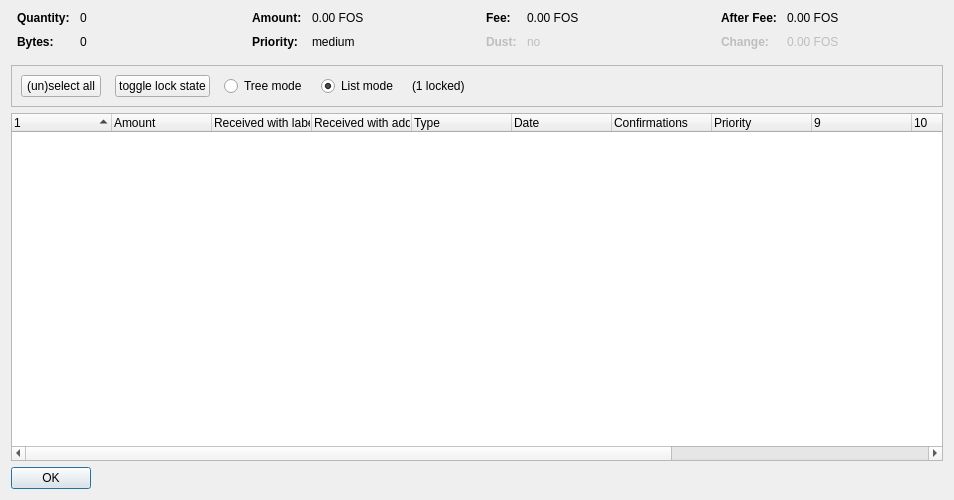
<?xml version="1.0" encoding="UTF-8"?>
<ui version="4.0">
 <class>CoinControlDialog</class>
 <widget class="QDialog" name="CoinControlDialog">
  <property name="geometry">
   <rect>
    <x>0</x>
    <y>0</y>
    <width>954</width>
    <height>500</height>
   </rect>
  </property>
  <property name="windowTitle">
   <string>Coin Selection</string>
  </property>
  <layout class="QVBoxLayout" name="verticalLayout">
   <item>
    <layout class="QHBoxLayout" name="horizontalLayoutTop" stretch="0,0,0,0">
     <property name="topMargin">
      <number>0</number>
     </property>
     <property name="bottomMargin">
      <number>10</number>
     </property>
     <item>
      <layout class="QFormLayout" name="formLayoutCoinControl1">
       <property name="horizontalSpacing">
        <number>10</number>
       </property>
       <property name="verticalSpacing">
        <number>10</number>
       </property>
       <property name="leftMargin">
        <number>6</number>
       </property>
       <property name="rightMargin">
        <number>6</number>
       </property>
       <item row="0" column="0">
        <widget class="QLabel" name="labelCoinControlQuantityText">
         <property name="font">
          <font>
           <weight>75</weight>
           <bold>true</bold>
          </font>
         </property>
         <property name="text">
          <string>Quantity:</string>
         </property>
        </widget>
       </item>
       <item row="0" column="1">
        <widget class="QLabel" name="labelCoinControlQuantity">
         <property name="cursor">
          <cursorShape>IBeamCursor</cursorShape>
         </property>
         <property name="contextMenuPolicy">
          <enum>Qt::ActionsContextMenu</enum>
         </property>
         <property name="text">
          <string notr="true">0</string>
         </property>
         <property name="textInteractionFlags">
          <set>Qt::LinksAccessibleByMouse|Qt::TextSelectableByKeyboard|Qt::TextSelectableByMouse</set>
         </property>
        </widget>
       </item>
       <item row="1" column="0">
        <widget class="QLabel" name="labelCoinControlBytesText">
         <property name="font">
          <font>
           <weight>75</weight>
           <bold>true</bold>
          </font>
         </property>
         <property name="text">
          <string>Bytes:</string>
         </property>
        </widget>
       </item>
       <item row="1" column="1">
        <widget class="QLabel" name="labelCoinControlBytes">
         <property name="cursor">
          <cursorShape>IBeamCursor</cursorShape>
         </property>
         <property name="contextMenuPolicy">
          <enum>Qt::ActionsContextMenu</enum>
         </property>
         <property name="text">
          <string notr="true">0</string>
         </property>
         <property name="textInteractionFlags">
          <set>Qt::LinksAccessibleByMouse|Qt::TextSelectableByKeyboard|Qt::TextSelectableByMouse</set>
         </property>
        </widget>
       </item>
      </layout>
     </item>
     <item>
      <layout class="QFormLayout" name="formLayoutCoinControl2">
       <property name="horizontalSpacing">
        <number>10</number>
       </property>
       <property name="verticalSpacing">
        <number>10</number>
       </property>
       <property name="leftMargin">
        <number>6</number>
       </property>
       <property name="rightMargin">
        <number>6</number>
       </property>
       <item row="0" column="0">
        <widget class="QLabel" name="labelCoinControlAmountText">
         <property name="font">
          <font>
           <weight>75</weight>
           <bold>true</bold>
          </font>
         </property>
         <property name="text">
          <string>Amount:</string>
         </property>
        </widget>
       </item>
       <item row="0" column="1">
        <widget class="QLabel" name="labelCoinControlAmount">
         <property name="cursor">
          <cursorShape>IBeamCursor</cursorShape>
         </property>
         <property name="contextMenuPolicy">
          <enum>Qt::ActionsContextMenu</enum>
         </property>
         <property name="text">
          <string notr="true">0.00 FOS</string>
         </property>
         <property name="textInteractionFlags">
          <set>Qt::LinksAccessibleByMouse|Qt::TextSelectableByKeyboard|Qt::TextSelectableByMouse</set>
         </property>
        </widget>
       </item>
       <item row="1" column="0">
        <widget class="QLabel" name="labelCoinControlPriorityText">
         <property name="font">
          <font>
           <weight>75</weight>
           <bold>true</bold>
          </font>
         </property>
         <property name="text">
          <string>Priority:</string>
         </property>
        </widget>
       </item>
       <item row="1" column="1">
        <widget class="QLabel" name="labelCoinControlPriority">
         <property name="cursor">
          <cursorShape>IBeamCursor</cursorShape>
         </property>
         <property name="contextMenuPolicy">
          <enum>Qt::ActionsContextMenu</enum>
         </property>
         <property name="text">
          <string>medium</string>
         </property>
         <property name="textInteractionFlags">
          <set>Qt::LinksAccessibleByMouse|Qt::TextSelectableByKeyboard|Qt::TextSelectableByMouse</set>
         </property>
        </widget>
       </item>
      </layout>
     </item>
     <item>
      <layout class="QFormLayout" name="formLayoutCoinControl3">
       <property name="horizontalSpacing">
        <number>10</number>
       </property>
       <property name="verticalSpacing">
        <number>10</number>
       </property>
       <property name="leftMargin">
        <number>6</number>
       </property>
       <property name="rightMargin">
        <number>6</number>
       </property>
       <item row="0" column="0">
        <widget class="QLabel" name="labelCoinControlFeeText">
         <property name="font">
          <font>
           <weight>75</weight>
           <bold>true</bold>
          </font>
         </property>
         <property name="text">
          <string>Fee:</string>
         </property>
        </widget>
       </item>
       <item row="0" column="1">
        <widget class="QLabel" name="labelCoinControlFee">
         <property name="cursor">
          <cursorShape>IBeamCursor</cursorShape>
         </property>
         <property name="contextMenuPolicy">
          <enum>Qt::ActionsContextMenu</enum>
         </property>
         <property name="text">
          <string notr="true">0.00 FOS</string>
         </property>
         <property name="textInteractionFlags">
          <set>Qt::LinksAccessibleByMouse|Qt::TextSelectableByKeyboard|Qt::TextSelectableByMouse</set>
         </property>
        </widget>
       </item>
       <item row="1" column="0">
        <widget class="QLabel" name="labelCoinControlLowOutputText">
         <property name="enabled">
          <bool>false</bool>
         </property>
         <property name="font">
          <font>
           <weight>75</weight>
           <bold>true</bold>
          </font>
         </property>
         <property name="text">
          <string>Dust:</string>
         </property>
        </widget>
       </item>
       <item row="1" column="1">
        <widget class="QLabel" name="labelCoinControlLowOutput">
         <property name="enabled">
          <bool>false</bool>
         </property>
         <property name="cursor">
          <cursorShape>IBeamCursor</cursorShape>
         </property>
         <property name="contextMenuPolicy">
          <enum>Qt::ActionsContextMenu</enum>
         </property>
         <property name="text">
          <string>no</string>
         </property>
         <property name="textInteractionFlags">
          <set>Qt::LinksAccessibleByMouse|Qt::TextSelectableByKeyboard|Qt::TextSelectableByMouse</set>
         </property>
        </widget>
       </item>
      </layout>
     </item>
     <item>
      <layout class="QFormLayout" name="formLayoutCoinControl4">
       <property name="horizontalSpacing">
        <number>10</number>
       </property>
       <property name="verticalSpacing">
        <number>10</number>
       </property>
       <property name="leftMargin">
        <number>6</number>
       </property>
       <property name="rightMargin">
        <number>6</number>
       </property>
       <item row="0" column="0">
        <widget class="QLabel" name="labelCoinControlAfterFeeText">
         <property name="font">
          <font>
           <weight>75</weight>
           <bold>true</bold>
          </font>
         </property>
         <property name="text">
          <string>After Fee:</string>
         </property>
        </widget>
       </item>
       <item row="0" column="1">
        <widget class="QLabel" name="labelCoinControlAfterFee">
         <property name="cursor">
          <cursorShape>IBeamCursor</cursorShape>
         </property>
         <property name="contextMenuPolicy">
          <enum>Qt::ActionsContextMenu</enum>
         </property>
         <property name="text">
          <string notr="true">0.00 FOS</string>
         </property>
         <property name="textInteractionFlags">
          <set>Qt::LinksAccessibleByMouse|Qt::TextSelectableByKeyboard|Qt::TextSelectableByMouse</set>
         </property>
        </widget>
       </item>
       <item row="1" column="0">
        <widget class="QLabel" name="labelCoinControlChangeText">
         <property name="enabled">
          <bool>false</bool>
         </property>
         <property name="font">
          <font>
           <weight>75</weight>
           <bold>true</bold>
          </font>
         </property>
         <property name="text">
          <string>Change:</string>
         </property>
        </widget>
       </item>
       <item row="1" column="1">
        <widget class="QLabel" name="labelCoinControlChange">
         <property name="enabled">
          <bool>false</bool>
         </property>
         <property name="cursor">
          <cursorShape>IBeamCursor</cursorShape>
         </property>
         <property name="contextMenuPolicy">
          <enum>Qt::ActionsContextMenu</enum>
         </property>
         <property name="text">
          <string notr="true">0.00 FOS</string>
         </property>
         <property name="textInteractionFlags">
          <set>Qt::LinksAccessibleByMouse|Qt::TextSelectableByKeyboard|Qt::TextSelectableByMouse</set>
         </property>
        </widget>
       </item>
      </layout>
     </item>
    </layout>
   </item>
   <item>
    <widget class="QFrame" name="frame">
     <property name="minimumSize">
      <size>
       <width>0</width>
       <height>40</height>
      </size>
     </property>
     <property name="frameShape">
      <enum>QFrame::StyledPanel</enum>
     </property>
     <property name="frameShadow">
      <enum>QFrame::Sunken</enum>
     </property>
     <layout class="QHBoxLayout" name="horizontalLayout">
      <item>
       <layout class="QHBoxLayout" name="horizontalLayoutPanel" stretch="0,0,0,0,0,0">
        <property name="spacing">
         <number>14</number>
        </property>
        <item>
         <widget class="QPushButton" name="pushButtonSelectAll">
          <property name="sizePolicy">
           <sizepolicy hsizetype="Maximum" vsizetype="Fixed">
            <horstretch>0</horstretch>
            <verstretch>0</verstretch>
           </sizepolicy>
          </property>
          <property name="text">
           <string>(un)select all</string>
          </property>
          <property name="autoDefault">
           <bool>false</bool>
          </property>
         </widget>
        </item>
        <item>
         <widget class="QPushButton" name="pushButtonToggleLock">
          <property name="sizePolicy">
           <sizepolicy hsizetype="Maximum" vsizetype="Fixed">
            <horstretch>0</horstretch>
            <verstretch>0</verstretch>
           </sizepolicy>
          </property>
          <property name="text">
           <string>toggle lock state</string>
          </property>
          <property name="autoDefault">
           <bool>false</bool>
          </property>
         </widget>
        </item>
        <item>
         <widget class="QRadioButton" name="radioTreeMode">
          <property name="sizePolicy">
           <sizepolicy hsizetype="Maximum" vsizetype="Fixed">
            <horstretch>0</horstretch>
            <verstretch>0</verstretch>
           </sizepolicy>
          </property>
          <property name="text">
           <string>Tree mode</string>
          </property>
         </widget>
        </item>
        <item>
         <widget class="QRadioButton" name="radioListMode">
          <property name="sizePolicy">
           <sizepolicy hsizetype="Maximum" vsizetype="Fixed">
            <horstretch>0</horstretch>
            <verstretch>0</verstretch>
           </sizepolicy>
          </property>
          <property name="text">
           <string>List mode</string>
          </property>
          <property name="checked">
           <bool>true</bool>
          </property>
         </widget>
        </item>
        <item>
         <widget class="QLabel" name="labelLocked">
          <property name="text">
           <string>(1 locked)</string>
          </property>
         </widget>
        </item>
        <item>
         <spacer name="horizontalSpacer">
          <property name="orientation">
           <enum>Qt::Horizontal</enum>
          </property>
          <property name="sizeHint" stdset="0">
           <size>
            <width>40</width>
            <height>20</height>
           </size>
          </property>
         </spacer>
        </item>
       </layout>
      </item>
     </layout>
    </widget>
   </item>
   <item>
    <widget class="CoinControlTreeWidget" name="treeWidget">
     <property name="contextMenuPolicy">
      <enum>Qt::CustomContextMenu</enum>
     </property>
     <property name="sortingEnabled">
      <bool>false</bool>
     </property>
     <property name="columnCount">
      <number>13</number>
     </property>
     <attribute name="headerShowSortIndicator" stdset="0">
      <bool>true</bool>
     </attribute>
     <attribute name="headerStretchLastSection">
      <bool>false</bool>
     </attribute>
     <column>
      <property name="text">
       <string/>
      </property>
     </column>
     <column>
      <property name="text">
       <string>Amount</string>
      </property>
     </column>
     <column>
      <property name="text">
       <string>Received with label</string>
      </property>
     </column>
     <column>
      <property name="text">
       <string>Received with address</string>
      </property>
     </column>
     <column>
      <property name="text">
	<string>Type</string>
      </property>
     </column>
     <column>
      <property name="text">	 
       <string>Date</string>
      </property>
     </column>
     <column>
      <property name="text">
       <string>Confirmations</string>
      </property>
      <property name="toolTip">
       <string>Confirmed</string>
      </property>
     </column>
     <column>
      <property name="text">
       <string>Priority</string>
      </property>
     </column>
     <column>
      <property name="text">
       <string/>
      </property>
     </column>
     <column>
      <property name="text">
       <string/>
      </property>
     </column>
     <column>
      <property name="text">
       <string/>
      </property>
     </column>
     <column>
      <property name="text">
       <string/>
      </property>
     </column>
     <column>
      <property name="text">
       <string/>
      </property>
     </column>
    </widget>
   </item>
   <item>
    <widget class="QDialogButtonBox" name="buttonBox">
     <property name="sizePolicy">
      <sizepolicy hsizetype="Maximum" vsizetype="Fixed">
       <horstretch>0</horstretch>
       <verstretch>0</verstretch>
      </sizepolicy>
     </property>
     <property name="orientation">
      <enum>Qt::Horizontal</enum>
     </property>
     <property name="standardButtons">
      <set>QDialogButtonBox::Ok</set>
     </property>
    </widget>
   </item>
  </layout>
 </widget>
 <customwidgets>
  <customwidget>
   <class>CoinControlTreeWidget</class>
   <extends>QTreeWidget</extends>
   <header>coincontroltreewidget.h</header>
  </customwidget>
 </customwidgets>
 <resources/>
 <connections/>
</ui>
